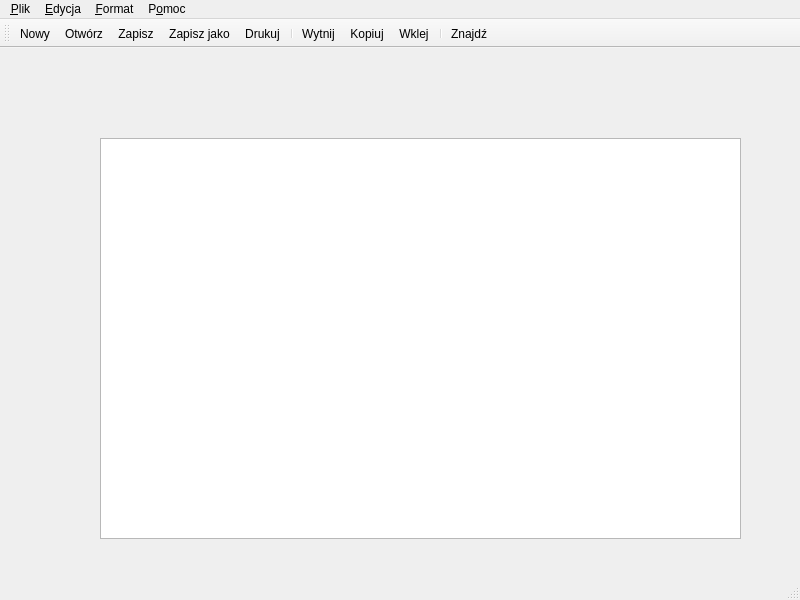
<?xml version="1.0" encoding="UTF-8"?>
<ui version="4.0">
 <class>MainWindow</class>
 <widget class="QMainWindow" name="MainWindow">
  <property name="geometry">
   <rect>
    <x>0</x>
    <y>0</y>
    <width>800</width>
    <height>600</height>
   </rect>
  </property>
  <property name="windowTitle">
   <string>Notatnik</string>
  </property>
  <property name="windowIcon">
   <iconset>
    <normaloff>img/Notepad.svg</normaloff>img/Notepad.svg</iconset>
  </property>
  <property name="windowOpacity">
   <double>1.000000000000000</double>
  </property>
  <property name="unifiedTitleAndToolBarOnMac">
   <bool>true</bool>
  </property>
  <widget class="QWidget" name="centralwidget">
   <widget class="QWidget" name="verticalLayoutWidget">
    <property name="geometry">
     <rect>
      <x>100</x>
      <y>90</y>
      <width>641</width>
      <height>401</height>
     </rect>
    </property>
    <layout class="QVBoxLayout" name="verticalLayout">
     <item>
      <widget class="QTextEdit" name="textEdit">
       <property name="font">
        <font>
         <pointsize>12</pointsize>
        </font>
       </property>
       <property name="locale">
        <locale language="Polish" country="Poland"/>
       </property>
      </widget>
     </item>
    </layout>
   </widget>
  </widget>
  <widget class="QMenuBar" name="menubar">
   <property name="geometry">
    <rect>
     <x>0</x>
     <y>0</y>
     <width>800</width>
     <height>21</height>
    </rect>
   </property>
   <widget class="QMenu" name="menuPlik">
    <property name="title">
     <string>&amp;Plik</string>
    </property>
    <addaction name="actionNowy"/>
    <addaction name="actionNoweOkno"/>
    <addaction name="actionOtworz"/>
    <addaction name="actionZapisz"/>
    <addaction name="actionZapiszJako"/>
    <addaction name="separator"/>
    <addaction name="actionDrukuj"/>
    <addaction name="separator"/>
    <addaction name="actionWyjdz"/>
   </widget>
   <widget class="QMenu" name="menuEdycja">
    <property name="title">
     <string>&amp;Edycja</string>
    </property>
    <addaction name="actionCofnij"/>
    <addaction name="actionPowtorz"/>
    <addaction name="separator"/>
    <addaction name="actionWytnij"/>
    <addaction name="actionKopiuj"/>
    <addaction name="actionWklej"/>
    <addaction name="actionUsun"/>
    <addaction name="separator"/>
    <addaction name="actionWyszukajWInternecie"/>
    <addaction name="actionZnajdz"/>
    <addaction name="actionIdzDo"/>
    <addaction name="actionZaznaczWszystko"/>
    <addaction name="actionDzisiejszaData"/>
    <addaction name="separator"/>
    <addaction name="separator"/>
   </widget>
   <widget class="QMenu" name="menu_Format">
    <property name="title">
     <string>&amp;Format</string>
    </property>
    <addaction name="actionZawijanie_wierszy"/>
    <addaction name="actionCzcionka"/>
   </widget>
   <widget class="QMenu" name="menuPomoc">
    <property name="title">
     <string>P&amp;omoc</string>
    </property>
    <addaction name="actionO_programie_2"/>
    <addaction name="actionKontakt"/>
   </widget>
   <addaction name="menuPlik"/>
   <addaction name="menuEdycja"/>
   <addaction name="menu_Format"/>
   <addaction name="menuPomoc"/>
  </widget>
  <widget class="QStatusBar" name="statusbar"/>
  <widget class="QToolBar" name="toolBar">
   <property name="windowTitle">
    <string>toolBar</string>
   </property>
   <attribute name="toolBarArea">
    <enum>TopToolBarArea</enum>
   </attribute>
   <attribute name="toolBarBreak">
    <bool>false</bool>
   </attribute>
   <addaction name="actionNowy"/>
   <addaction name="actionOtworz"/>
   <addaction name="actionZapisz"/>
   <addaction name="actionZapiszJako"/>
   <addaction name="actionDrukuj"/>
   <addaction name="separator"/>
   <addaction name="actionWytnij"/>
   <addaction name="actionKopiuj"/>
   <addaction name="actionWklej"/>
   <addaction name="separator"/>
   <addaction name="actionZnajdz"/>
  </widget>
  <action name="actionNowy">
   <property name="icon">
    <iconset resource="Zasoby.qrc">
     <normaloff>:/imgs/img/New.ico</normaloff>:/imgs/img/New.ico</iconset>
   </property>
   <property name="text">
    <string>Nowy</string>
   </property>
   <property name="toolTip">
    <string>Nowy</string>
   </property>
   <property name="shortcut">
    <string>Ctrl+N</string>
   </property>
  </action>
  <action name="actionNoweOkno">
   <property name="icon">
    <iconset>
     <normalon>:/imgs/img/Open.ico</normalon>
    </iconset>
   </property>
   <property name="text">
    <string>Nowe okno</string>
   </property>
  </action>
  <action name="actionOtworz">
   <property name="icon">
    <iconset>
     <normalon>:/imgs/img/Open.ico</normalon>
    </iconset>
   </property>
   <property name="text">
    <string>Otwórz</string>
   </property>
   <property name="toolTip">
    <string>Otwórz</string>
   </property>
   <property name="shortcut">
    <string>Ctrl+O</string>
   </property>
  </action>
  <action name="actionZapisz">
   <property name="icon">
    <iconset>
     <normalon>:/imgs/img/Save.ico</normalon>
    </iconset>
   </property>
   <property name="text">
    <string>Zapisz</string>
   </property>
   <property name="shortcut">
    <string>Ctrl+S</string>
   </property>
  </action>
  <action name="actionZapiszJako">
   <property name="icon">
    <iconset>
     <normalon>:/imgs/img/SaveAs.ico</normalon>
    </iconset>
   </property>
   <property name="text">
    <string>Zapisz jako...</string>
   </property>
  </action>
  <action name="actionDrukuj">
   <property name="icon">
    <iconset>
     <normalon>:/imgs/img/Print.ico</normalon>
    </iconset>
   </property>
   <property name="text">
    <string>Drukuj</string>
   </property>
  </action>
  <action name="actionWyjdz">
   <property name="icon">
    <iconset>
     <normalon>:/imgs/img/Exit.ico</normalon>
    </iconset>
   </property>
   <property name="text">
    <string>Wyjdź</string>
   </property>
  </action>
  <action name="actionCofnij">
   <property name="text">
    <string>Cofnij</string>
   </property>
   <property name="shortcut">
    <string>Ctrl+Z</string>
   </property>
  </action>
  <action name="actionWytnij">
   <property name="icon">
    <iconset>
     <normalon>:/imgs/img/Cut.ico</normalon>
    </iconset>
   </property>
   <property name="text">
    <string>Wytnij</string>
   </property>
  </action>
  <action name="actionKopiuj">
   <property name="icon">
    <iconset resource="Zasoby.qrc">
     <normaloff>:/imgs/img/Copy.ico</normaloff>:/imgs/img/Copy.ico</iconset>
   </property>
   <property name="text">
    <string>Kopiuj</string>
   </property>
  </action>
  <action name="actionWklej">
   <property name="icon">
    <iconset>
     <normalon>:/imgs/img/Paste.ico</normalon>
    </iconset>
   </property>
   <property name="text">
    <string>Wklej</string>
   </property>
  </action>
  <action name="actionUsun">
   <property name="icon">
    <iconset>
     <normalon>:/imgs/img/Exit.ico</normalon>
    </iconset>
   </property>
   <property name="text">
    <string>Usuń</string>
   </property>
   <property name="shortcut">
    <string>Del</string>
   </property>
  </action>
  <action name="actionWyszukajWInternecie">
   <property name="text">
    <string>Wyszukaj w Internecie</string>
   </property>
  </action>
  <action name="actionZnajdz">
   <property name="icon">
    <iconset>
     <normalon>:/imgs/img/Find.ico</normalon>
    </iconset>
   </property>
   <property name="text">
    <string>Znajdź</string>
   </property>
   <property name="shortcut">
    <string>Ctrl+F</string>
   </property>
  </action>
  <action name="actionIdzDo">
   <property name="text">
    <string>Idź do</string>
   </property>
  </action>
  <action name="actionZaznaczWszystko">
   <property name="text">
    <string>Zaznacz wszystko</string>
   </property>
   <property name="shortcut">
    <string>Ctrl+A</string>
   </property>
  </action>
  <action name="actionDzisiejszaData">
   <property name="text">
    <string>Dzisiejsza data</string>
   </property>
  </action>
  <action name="actionPowtorz">
   <property name="text">
    <string>Powtórz</string>
   </property>
   <property name="shortcut">
    <string>Ctrl+Y</string>
   </property>
  </action>
  <action name="actionZawijanie_wierszy">
   <property name="checkable">
    <bool>true</bool>
   </property>
   <property name="checked">
    <bool>true</bool>
   </property>
   <property name="text">
    <string>Zawijanie wierszy</string>
   </property>
  </action>
  <action name="actionCzcionka">
   <property name="text">
    <string>Czcionka</string>
   </property>
  </action>
  <action name="actionO_programie_2">
   <property name="icon">
    <iconset>
     <normalon>:/imgs/img/info.png</normalon>
    </iconset>
   </property>
   <property name="text">
    <string>O programie</string>
   </property>
  </action>
  <action name="actionKontakt">
   <property name="text">
    <string>Kontakt</string>
   </property>
  </action>
 </widget>
 <resources>
  <include location="Zasoby.qrc"/>
 </resources>
 <connections/>
</ui>
